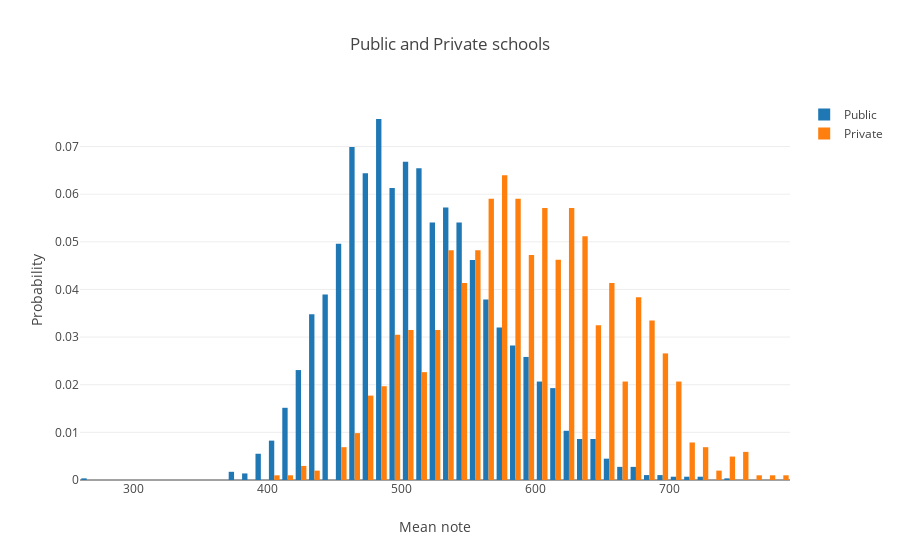

Notebook code for this chart:
### Markdown cell above
Looking at both histograms, we can see that they appear to work like a normal distribution. But we have that the public histogram is more focused on smaller results (around 500) and the private histogram is more focused on bigger results (around 600), but also, the notes in the private histogram is better distributed. 
But my histogram didn't show the data correctly, because of the different number of students in private and public schools, the histograms have different "height".

### Code cell
data_public = go.Histogram(x = np.array(data_s.Mean_notes[data_s.TP_ESCOLA == 2]), name= 'Public', histnorm='probability')
data_private = go.Histogram(x =np.array(data_s.Mean_notes[data_s.TP_ESCOLA == 3]), name= 'Private', histnorm='probability')
data2 = [data_public, data_private]
layout = go.Layout(title = 'Public and Private schools', xaxis=dict(title = 'Mean note'), yaxis=dict(title = 'Probability'))
fig = go.Figure(data = data2, layout=layout)
py.offline.iplot(fig, filename = 'second histogram')

### Figure 1 — Plotly figure (JSON) as saved in the notebook; plotly's stock layout.template omitted (floating-point values rounded to 4 significant figures; data arrays with more than 128 entries replaced by an {"elided": "..."} marker saying what was removed)
{"data": [{"histnorm": "probability", "name": "Public", "type": "histogram", "x": {"elided": "2903 float values"}}, {"histnorm": "probability", "name": "Private", "type": "histogram", "x": {"elided": "1016 float values"}}], "layout": {"title": "Public and Private schools", "xaxis": {"title": "Mean note"}, "yaxis": {"title": "Probability"}}}
